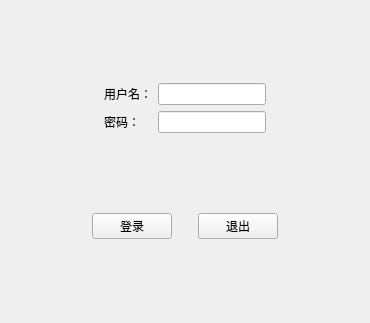
<?xml version="1.0" encoding="UTF-8"?>
<ui version="4.0">
 <class>loginWindow</class>
 <widget class="QMainWindow" name="loginWindow">
  <property name="geometry">
   <rect>
    <x>0</x>
    <y>0</y>
    <width>370</width>
    <height>323</height>
   </rect>
  </property>
  <property name="windowTitle">
   <string>loginWindow</string>
  </property>
  <widget class="QWidget" name="centralwidget">
   <layout class="QVBoxLayout" name="verticalLayout">
    <item>
     <widget class="QWidget" name="widget" native="true">
      <property name="sizePolicy">
       <sizepolicy hsizetype="Preferred" vsizetype="Fixed">
        <horstretch>0</horstretch>
        <verstretch>0</verstretch>
       </sizepolicy>
      </property>
      <layout class="QGridLayout" name="gridLayout">
       <property name="leftMargin">
        <number>0</number>
       </property>
       <property name="topMargin">
        <number>0</number>
       </property>
       <property name="rightMargin">
        <number>0</number>
       </property>
       <property name="bottomMargin">
        <number>0</number>
       </property>
       <item row="0" column="1">
        <widget class="QLabel" name="label">
         <property name="text">
          <string>用户名：</string>
         </property>
        </widget>
       </item>
       <item row="1" column="1">
        <widget class="QLabel" name="label_2">
         <property name="text">
          <string>密码：</string>
         </property>
        </widget>
       </item>
       <item row="0" column="0">
        <spacer name="horizontalSpacer_4">
         <property name="orientation">
          <enum>Qt::Horizontal</enum>
         </property>
         <property name="sizeHint" stdset="0">
          <size>
           <width>40</width>
           <height>20</height>
          </size>
         </property>
        </spacer>
       </item>
       <item row="1" column="2">
        <widget class="QLineEdit" name="lineEdit_2"/>
       </item>
       <item row="0" column="2">
        <widget class="QLineEdit" name="lineEdit"/>
       </item>
       <item row="0" column="3">
        <spacer name="horizontalSpacer_5">
         <property name="orientation">
          <enum>Qt::Horizontal</enum>
         </property>
         <property name="sizeHint" stdset="0">
          <size>
           <width>40</width>
           <height>20</height>
          </size>
         </property>
        </spacer>
       </item>
      </layout>
     </widget>
    </item>
    <item>
     <widget class="QWidget" name="widget_2" native="true">
      <property name="sizePolicy">
       <sizepolicy hsizetype="Preferred" vsizetype="Fixed">
        <horstretch>0</horstretch>
        <verstretch>0</verstretch>
       </sizepolicy>
      </property>
      <layout class="QHBoxLayout" name="horizontalLayout">
       <property name="leftMargin">
        <number>0</number>
       </property>
       <property name="topMargin">
        <number>0</number>
       </property>
       <property name="rightMargin">
        <number>0</number>
       </property>
       <property name="bottomMargin">
        <number>0</number>
       </property>
       <item>
        <spacer name="horizontalSpacer">
         <property name="orientation">
          <enum>Qt::Horizontal</enum>
         </property>
         <property name="sizeHint" stdset="0">
          <size>
           <width>40</width>
           <height>20</height>
          </size>
         </property>
        </spacer>
       </item>
       <item>
        <widget class="QPushButton" name="pushButton">
         <property name="text">
          <string>登录</string>
         </property>
        </widget>
       </item>
       <item>
        <spacer name="horizontalSpacer_3">
         <property name="orientation">
          <enum>Qt::Horizontal</enum>
         </property>
         <property name="sizeType">
          <enum>QSizePolicy::Fixed</enum>
         </property>
         <property name="sizeHint" stdset="0">
          <size>
           <width>20</width>
           <height>20</height>
          </size>
         </property>
        </spacer>
       </item>
       <item>
        <widget class="QPushButton" name="pushButton_2">
         <property name="text">
          <string>退出</string>
         </property>
        </widget>
       </item>
       <item>
        <spacer name="horizontalSpacer_2">
         <property name="orientation">
          <enum>Qt::Horizontal</enum>
         </property>
         <property name="sizeHint" stdset="0">
          <size>
           <width>40</width>
           <height>20</height>
          </size>
         </property>
        </spacer>
       </item>
      </layout>
     </widget>
    </item>
   </layout>
  </widget>
 </widget>
 <resources/>
 <connections/>
</ui>
